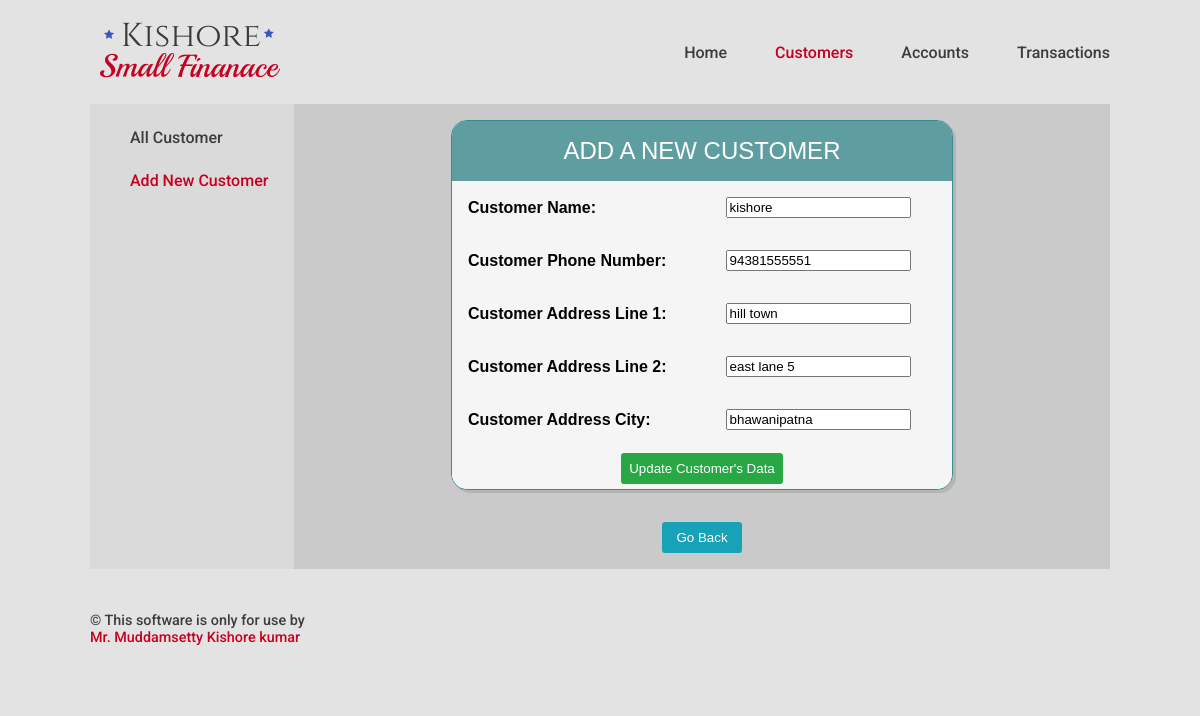
Screenshot of /customer/update/22 with the database file from the repository.
### Customers/models.py (models this page shows, shortened)
class Customer(models.Model):
    customer_id = models.AutoField(primary_key=True)
    customer_name = models.CharField(max_length=35,db_index=True)
    customer_phone_number = models.IntegerField(blank=True,null=True)
    customer_address_line_1 = models.CharField(max_length=40,blank=True, null=True)
    customer_address_line_2 = models.CharField(max_length=40,blank=True, null=True)
    customer_address_city = models.CharField(max_length=40,blank=True, null=True)

### Customers/views.py (the view)
# urls.py: path('update/<pk>', CustomerUpdateView.as_view()),
class CustomerUpdateView(UpdateView):
    model = Customer
    fields = ['customer_name','customer_phone_number','customer_address_line_1','customer_address_line_2','customer_address_city']
    template_name = 'Customers/customer_update.html'

### Template/Customers/customer_update.html (shortened to what this page needs)
<!DOCTYPE html>
{% extends "base.html" %}
{% block nav-Customers %}
current-link
{% endblock %}
{% block main %}
<div class="main-column">
  <div class="col sub-navigation">
    <ul class="sub-navigation-ul">
      <li class="sub-navigation-li"><a class="sub-nav-link " href="/customer/">All Customer</a></li>
      <li class="sub-navigation-li"><a class="sub-nav-link current-link" href="/customer/create/">Add New Customer</a></li>
    </ul>
  </div>
  <div class="col main-data" >
    <form class="" method="post" >
      <div class="table-form-display" cellspacing="0" >
        <div class="table-form-header">Add A New Customer</div>
          <table>
            {{form.as_table}}
          </table>
        <div class="table-form-footer"><button class="btn btn-safe"  type="submit">Update Customer's Data</button></div>
      </div>
    </form>
    <div class="main-sub">
      <button onclick="history.back()" class="btn btn-option">Go Back</button>
    </div>
  </div>
</div>
{% endblock %}

### static/css/base.css (style rules this page uses)
body { margin: 0; font-size: 16px; background-color: #dadada; background-color: #e3e3e3; font-family: 'Roboto'; box-sizing: border-box; }
.main-column { display: flex; background-color: #cacaca; }
.sub-navigation { width: 20%; background-color: #7c7c7c; background-color: #dadada; }
.sub-navigation { min-height: 430px; }
.sub-navigation-ul { list-style: none; }
.sub-navigation-li { margin: 1.5em auto; }
.sub-nav-link { text-decoration: none; color: #3c3c3c; font-weight: 500; }
.current-link { color: #C60021; }
.main-data { width: 80%; }
table { table-layout: auto; width: 100%; border-collapse:collapse; text-transform: capitalize; }
th,td { border:none; text-align: left; padding: 0.5em; }
.table-form-display { font-family: Helvetica; background-color: #F5F5F5; border: 0.1rem solid #398B93; border-radius: 1em; box-shadow: 3px 3px 0 rgba(0,0,0,0.1); margin: 1em auto; display: table; overflow: hidden; max-width: 500px; width: 90%; }
.table-form-header, .table-form-footer { background-color:#398B93; background-color: #FA8072; background-color: #5F9EA0; color: white; font-size: 1.5em; padding: 1rem; text-align: center; text-transform: uppercase; }
.table-form-footer { background-color: #F5F5F5; }
.table-form-display td, .table-form-display th { border:none; text-align: left; padding: 1rem; }
.table-form-footer { padding: 0.2em; }
.main-sub { text-align: center; padding:1em; }
.btn { padding: 0.5rem; border-radius: 0.25em; border: 0; min-width: 5rem; font-weight: 500; }
.btn-safe { background-color: #28a745; color: #fff; }
.btn-option { background-color: #17a2b8; color: #fff; }

### rows the page displays
Customer: customer_name "kishore", customer_phone_number "94381555551", customer_address_line_1 "hill town", customer_address_line_2 "east lane 5", customer_address_city "bhawanipatna"
